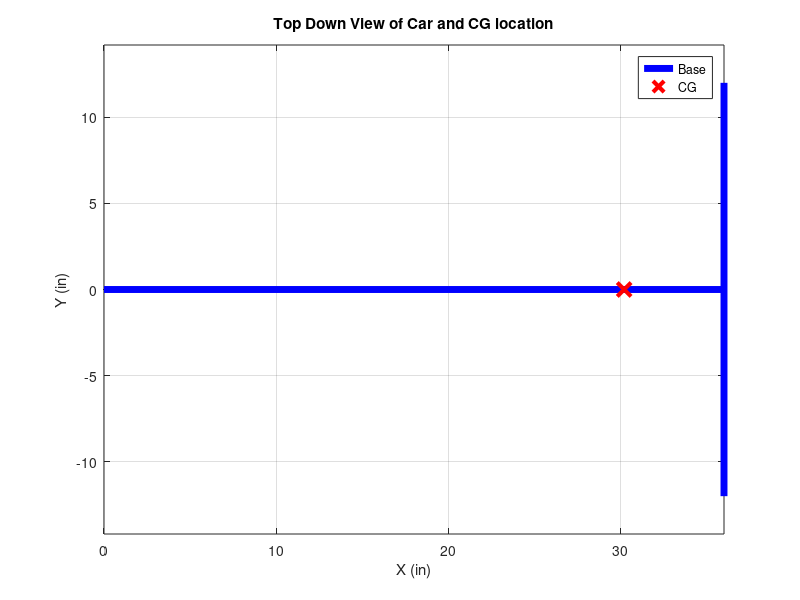
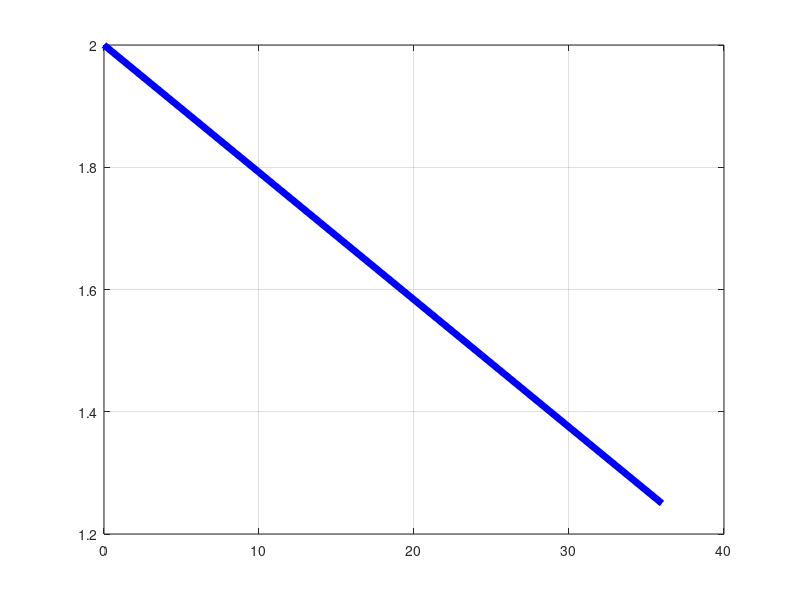

The MATLAB script that drew these images, in order: (Note: this script raises an error after producing the figures.)
%This script finds the maximum velocity vs heading of a landyacht based on:
%1. True wind speed
%2. Symmetric wing Lift/Drag correlations
%			a. Drag coefficient at zero angle of attack
%			b. Wing span, area & aspect ratio
%			c. Lift reduction after stall angle is reached
%3. Parasitic drag
%			a. Fuselage Drag
%			b. Crossbeam drag
%			c. Wheel rolling resistance
%4. Flipping criteria
%			a. Vehicle weight and geometry
%			b. Down force generation
%5. Side slipping
%			a. Available friction force
%			b. Down force generation
%6. Number of wings/sails
%7. Number of wheels (3 or 4)
%%%%%%%%%%%%%%%%%%%%%%%%%%%%%%%%%%%%%%%%%%%%%%%%%%%%%%%%%%%%%%%%%%%%%%%%%%%%%%%%
%MAIN VARIABLE DEFINITIONS
%all units are inches, pounds, seconds and radians unless otherwise stated
%phi = angle between true wind velocity and vehicle velocity
%theta = angle of wing(s) with respect to vehicle velocity (wing/sail trim)
%beta = angle between apparent wind and vehicle velocity
%alpha = angle of attack for wing(s) (alpha = beta - theta)
%V_TRUE = velocity of true wind
%vy = vehicle velocity relative to ground
%AR_WING = wing aspect ratio
%F_LIFT_WING = lift force on wing (perpendicular to apparent wind)
%F_DRAG_WING = drag force on wing (parallel to apparent wind)
%F_THRUST = net force "thrust" on vehicle in direction of vehicle velocity
%F_SIDE = sideways force on vehicle that causes slipping
%FLIP = a test value for flipping criteria, 0=no, 1=yes
%SLIP = a test value for slipping criteria, 0=no, 1=yes
%V_LIMIT = limiting yacht velocity when slipping and flipping criteria are ignored
%V_MAX = actual predicted maximum yacht velocity based on flip/slip criteria
%"CG" refers to center of gravity
%%%%%%%%%%%%%%%%%%%%%%%%%%%%%%%%%%%%%%%%%%%%%%%%%%%%%%%%%%%%%%%%%%%%%%%%%%%%%%%%

clear all;	%clear memory before running program
close all;

%%%%%%%%%%%%%%%%%%%%%%%%%%%%%%%%%%%%%%%%%%%%%%%%%%%%%%%%%%%%%%%%%%%%%%%%%%%%%%%%
%SINGLE VALUE PARAMETERS THAT REMAIN CONSTANT FOR ENTIRE SIMULATION
%Change these values to match your vehicle's geometry and configuration

%air properties and other constants
RHO_AIR = 1.175*10^-7;					%density of air (lb*sec^2/in^4)
MU_AIR = 2.7326*10^-8;					%viscosity of air (lb*sec/in^2)
g = 32.2;								%gravity (ft/sec^2)

%true wind speed
% V_TRUE_MPH = 20;						%true wind velocity (mph)
V_TRUE_MPH = 11.1847;					%true wind velocity (mph)
V_TRUE = V_TRUE_MPH*(528/360)*12;   	%true wind velocity (in/sec)

%wing properties (assuming symmetric section)
N_WING   = 1;                   %number of wings/sails
CD0_WING = 0.2;                 %wing drag coefficient at zero angle of attack
% S_WING   = 48;            	  %wing span (in) DEFAULT
S_WING   = 24;					%wing span (in)
% A_WING   = 250;				  %wing area (in^2) DEFAULT
A_WING   = S_WING*(6+12)/2;		%wing area (in^2)
% HCE      = 26;				%height of wing center of effort from ground (in)
HCE      = 10;					%height of wing center of effort from ground (in)
DIST_CE  = 5.8;                 %distance of center of effort from rear beam (in)
psi_deg  = 0;					%lean of mast from side stay slack (deg)
stall_deg = 18;					%wing stall angle- normally 16-20 deg (deg)
CL_DROP_FACTOR = 1.0;			%factor for exponetial lift dropoff after stall

psi = psi_deg*pi/180;           %lean of mast from side stay slack (rad)
stall = stall_deg*pi/180;		%stall angle (rad)
ARM_WING = HCE*cos(psi);		%moment arm for rig flipping moment (in)
C_WING = A_WING/S_WING;			%average wing chord length (in)
AR_WING = (S_WING^2)/A_WING;	%aspect ratio
CL_WING_MAX = 2*pi*sin(stall)/(1+2/AR_WING);	%maximum coefficient of lift before stall

%total yacht weight
% WEIGHT = 4.0;   %total vehicle weight including pilot (lb)
WEIGHT = 3.5;   %total vehicle weight including pilot (lb)
MASS = WEIGHT/g; % total vehicle mass (slug)

%fuselage/body properties
% AP_BODY = 10;       %total frontal fuselage projected area (in^2) DEFAULT
AP_BODY = 4.5;		%total frontal fuselage projected area (in^2)
CD_BODY = 0.5;		%vehicle fuselage drag coefficient 
% TRACK = 36;         %vehicle width/track (wheel center to center) (in) DEFAULT
TRACK = 24;			%vehicle width/track (wheel center to center) (in)
% WHEELBASE = 48;     %vehicle wheelbase (in)- only necessary for 3 wheel vehicle DEFAULT
WHEELBASE = 36;		%vehicle wheelbase (in)- only necessary for 3 wheel vehicle
% DIST_CG = 9;        %horizontal distance from CG to rear wheels (in)- only necessary for 3 wheels DEFAULT
DIST_CG = 5.8;		%horizontal distance from CG to rear wheels (in)- only necessary for 3 wheels
H_CG = 2;           %height of CG from ground

%wheel properties
N_WHEEL = 3;				%number of wheels
FRCT = 0.6745;				%coefficient of friction between wheels and road
% DIAM_WHEEL_FT = 3.0;        %front wheel diameter (in) DEFAULT
DIAM_WHEEL_FT = 2;          %front wheel diameter (in) 
% DIAM_WHEEL_RE = 4.0;        %rear wheel diameter (in) DEFAULT
DIAM_WHEEL_RE = 2.5;        %rear wheel diameter (in) DEFAULT
% B_WHEEL = 0.007;            %drag coefficient of rolling wheel, per wheel (lb/(rev/sec)) DEFAULT
B_WHEEL = 0.02;             %drag coefficient of rolling wheel, per wheel (lb/(rev/sec)) 
TURN_ANGLE_WHEEL_DEG = 45;  %angle between front wheel and body axis when turning
TURN_RADIUS = WHEELBASE/tan(TURN_ANGLE_WHEEL_DEG*pi/180); %turning radius
delta = atan2(DIST_CG,TURN_RADIUS); 
% ^^ angle between rear beam and the line connecting center of
%    turning radius and CG

% F_DRAG_WHEEL_MIN = 0.5;		%total rolling resistance at zero velocity (lbs) DEFAULT
F_DRAG_WHEEL_MIN = 0.1;		%total rolling resistance at zero velocity (lbs)
%for small models on wheels with bearings B_WHEEL is on the order of 0.010 lb/(rev/sec)
%for full sized landyachts B_WHEEL is on the order of 0.10 lb/(rev/sec)

%crossbeam properties (lift-drag relations are for a symmetric naca section)
W_BEAM = 24;					%width of crossbeam available for generating down force (in)
T_BEAM = 0.4;					%maximum thickness of crossbeam wing section (in)
C_BEAM = 2.0;					%average crossbeam chord length (in)
A_BEAM = C_BEAM*W_BEAM;			%foil surface area per crossbeam (in^2)
AP_BEAM = T_BEAM*W_BEAM;		%projected frontal beam area (in^2)
AR_BEAM = (W_BEAM^2)/A_BEAM;	%aspect ratio of crossbeam

%relations for symmetric airfoil crossbeam with constant angle of attack
gamma_deg = 0;                                  %crossbeam angle of attack for generating down force (deg)
gamma = gamma_deg*pi/180;                       %crossbeam angle of attack for generating down force (rad)
CD0_BEAM = 0.10;								%crossbeam drag coefficient at zero angle of attack
CL_BEAM = 2*pi*sin(gamma)/(1+2/AR_BEAM);		%crossbeam coefficient of lift
CD_BEAM = CD0_BEAM+((CL_BEAM^2)/(pi*AR_BEAM));	%crossbeam coefficient of drag
%END OF YACHT DATA ENTRY

%%%%%%%%%%%%%%%%%%%%%%%%%%%%%%%%%%%%%%%%%%%%%%%%%%%%%%%%%%%%%%%%%%%%%%%%%%%%%%%%
%PRE-LOOP CALCULATIONS
%CG/BEAM moment arm for righting moment calculation
if N_WHEEL == 4	%for a 4 wheeled symmetric yacht (track front = track rear)

    N_WHEEL_FT = 2;         %two front wheels
    N_WHEEL_RE = 2;			%two rear wheels
    zeta = 0;				%angle between flipping force and F_SIDE is zero (rad)
    ARM_CG = TRACK/2;		%cg moment arm for righting moment (in)
    ARM_BEAM = TRACK/2;		%beam moment arm for righting moment (in)
    N_BEAM = 2;				%number of crossbeams for down force generation (probably has 2 crossbeams)

elseif N_WHEEL == 3	%for a 3 wheeled symmetric yacht (2 wheels in rear)

    N_WHEEL_FT = 1;							%one front wheel
    N_WHEEL_RE = 2;							%two rear wheels
    zeta = atan((TRACK/2)/WHEELBASE);		%angle made between front wheel and each rear wheel (rad)
    ARM_CG = (WHEELBASE-DIST_CG)*sin(zeta);	%cg moment arm for righting moment (in)
    ARM_CE = (WHEELBASE-DIST_CE)*sin(zeta); %CE moment arm for righting moment (in)
    ARM_BEAM = (TRACK/2)*cos(zeta);			%beam moment arm for righting moment (in)
    N_BEAM = 1;								%number of crossbeams for down force generation (rear crossbeam only)
    
    % plot top down view
    figure()
    h(1) = plot([0 WHEELBASE], [0 0],'b','LineWidth',5); % plot wheel base
    hold on, grid on,
    h(2) = plot([WHEELBASE WHEELBASE], [-TRACK/2 TRACK/2],'b','LineWidth',5);
    h(3) = plot([WHEELBASE-DIST_CG],0,'rx','MarkerSize',10,'LineWidth',3);
    xlabel('X (in)'), ylabel('Y (in)')
    title('Top Down View of Car and CG location')
    legend([h(1), h(3)],'Base','CG','location','best')
    axis('equal')
    clear h;
    
    % plot side view
    figure()
    h(1) = plot([0 WHEELBASE], [DIAM_WHEEL_FT DIAM_WHEEL_RE/2],'b','LineWidth',5); % plot wheel base (approximate length)
    hold on, grid on,
    h(2) = circle(0,DIAM_WHEEL_FT/2,DIAM_WHEEL_FT/2); % draw front wheel
    h(3) = circle(WHEELBASE,DIAM_WHEEL_RE/2,DIAM_WHEEL_RE/2); % draw rear wheel
    title('Side View of Car')
    axis('equal')
    clear h;
end

%main program loop parameters/starting values
e = 0.050;		%error sensitivity for thrust equilibrium check (lbs)
dv = 0;			%initial value for velocity change (in/sec)
vy0 = 100;		%initial value for vehicle velocity (in/sec)
vy = vy0;		%assign initial value to vy (in/sec)
F_THRUST = 1;	%initial non-zero value for thrust force (lbs)

%define matrices PHI and THETA for main program loops
%for smoother plot make N_phi and N_theta larger (this will make the program take longer to run)
N_phi = 39;									%number of divisions in PHI
phi_max = pi;								%maximum phi = 180 degrees (pi rad)
PHI = [0:phi_max/N_phi:phi_max];			%vector phi in radians from head-to-wind to 180 degrees (rad)
P = N_phi+1;                                %number of loops to be made for varying phi
N_theta = 120;								%number of divisions in THETA
theta_max = pi/3;							%maximum theta to test during loop (rad)
THETA = [0:theta_max/N_theta:theta_max];	%define vector of wing angles from zero to 90 deg (rad)
T = N_theta+1;								%number of loops to be made for varying theta

%%%%%%%%%%%%%%%%%%%%%%%%%%%%%%%%%%%%%%%%%%%%%%%%%%%%%%%%%%%%%%%%%%%%%%%%%%%%%%%%
%BEGIN MAIN PROGRAM LOOP THROUGH ALL VALUES OF PHI
for p = 1:1:P		%loop for entire range of phi (all possible headings)

%     Steps_Remaining = P-p+1		%display number of steps remaining in loop to track progress
	phi = PHI(p);				%lookup value phi for this loop (rad)
    t = 1;						%initialize t counting variable

	while t <= T	%find VY_max for loop through for all values of theta
        
        %setup theta and vy for this value of t  
        theta=THETA(t);								%lookup current theta (rad)
        SIGN_F_THRUST = F_THRUST/abs(F_THRUST);		%find the sign of F_THRUST
        vy = vy + SIGN_F_THRUST*dv;					%increment/decrement guess for vehicle velocity (in/sec)

        %do calculations necessary to find net thrust
		if V_TRUE*cos(phi) + vy > 0			%if apparent wind is from bow
			beta = atan((V_TRUE*sin(phi))/(vy+V_TRUE*cos(phi)));						%calc beta for beta < pi/2 (rad)
        else								%if apparent wind is from stern
            beta = atan((V_TRUE*sin(phi-(pi/2))-vy)/(V_TRUE*cos(phi-(pi/2))))+pi/2;		%calc beta for beta > pi/2 (rad)
        end %end if 
        
        alpha = beta-theta;                                             %calc alpha - wing angle of attack (rad)
        V_APPARENT = sqrt((vy+V_TRUE*cos(phi))^2+(V_TRUE*sin(phi))^2);	%calc magnitude of apparent wind velocity (in/sec)
        V_FRONT = V_APPARENT*cos(beta);									%calc apparent wind velocity in direction of vehicle velocity (in/sec)
        SIGN_V_FRONT = cos(beta)/abs(cos(beta));						%direction of front component of apparent wind (+1 from bow, -1 from stern)
   	    
        %wing lift and drag with rough approximation to lift drop off after stall
        if alpha > stall %if angle of attack is greater than stall angle
            CL_WING = (CL_WING_MAX*exp(stall))*exp(-CL_DROP_FACTOR*alpha);  %calc reduced wing lift coefficient
            CD_WING = CD0_WING+((CL_WING^2)/(pi*AR_WING));				    %calc wing drag coefficient for this angle of attack
        else %if angle of attack is less than stall angle
            CL_WING = 2*pi*sin(alpha)/(1+2/AR_WING);					    %calc wing lift coefficient for this angle of attack
            CD_WING = CD0_WING+((CL_WING^2)/(pi*AR_WING));				    %calc wing drag coefficient for this angle of attack
        end	%end if loop
        
        AP_WING = A_WING*(1-((1-cos(psi))*alpha)/(pi/2));	%linear approximation to adjust effective wing area based on alpha and psi (in^2)
        
        %NOTE: when alpha is zero, AP_WING = A_WING, if alpha is 90 deg, AP_WING = A_WING*cos(psi)
        %this leads to the linear approximation: AP_WING = A_WING*(1-((1-cos(psi))*alpha)/(pi/2));
        F_LIFT_WING = N_WING*0.5*CL_WING*RHO_AIR*(V_APPARENT^2)*AP_WING;	%calc total wing lift force (lbs)
        F_DRAG_WING = N_WING*0.5*CD_WING*RHO_AIR*(V_APPARENT^2)*AP_WING;	%calc total wing drag force (lbs)
      
        %yacht/fuselage drag (not including crossbeams)
        F_DRAG_BODY = SIGN_V_FRONT*0.5*CD_BODY*RHO_AIR*(V_FRONT^2)*AP_BODY;	%calc fuselage drag force (lbs)
        
        %crossbeam lift (down force) and drag
    	if SIGN_V_FRONT == 1 %for apparent wind from bow
            F_LIFT_BEAM = N_BEAM*0.5*CL_BEAM*RHO_AIR*(V_FRONT^2)*A_BEAM;	%calc total crossbeam lift force (lbs)
            F_DRAG_BEAM = N_BEAM*0.5*CD_BEAM*RHO_AIR*(V_FRONT^2)*A_BEAM;	%calc total crossbeam drag force (lbs)
        else %for apparent wind from stern
            F_LIFT_BEAM = 0;                                				%crossbeam generates zero lift
            F_DRAG_BEAM = -2*N_BEAM*0.5*CD_BEAM*RHO_AIR*(V_FRONT^2)*A_BEAM;	%calc total crossbeam drag force (lbs)
        end	%end if loop
    
        %wheel drag (rolling viscous friction)
        RPS_WHEEL_FT = vy/(pi*DIAM_WHEEL_FT);										%calc front wheel rev per sec (rps)
        RPS_WHEEL_RE = vy/(pi*DIAM_WHEEL_RE);										%calc rear wheel rev per sec (rps)
        F_DRAG_WHEEL = B_WHEEL*(N_WHEEL_FT*RPS_WHEEL_FT + N_WHEEL_RE*RPS_WHEEL_RE);	%calc total wheel drag force (lbs)
        F_DRAG_WHEEL = max(F_DRAG_WHEEL,F_DRAG_WHEEL_MIN);          				%use minimum wheel rolling resistance for low speeds (lbs)

        %sum up all forward thrust forces
        F_SIDE = F_LIFT_WING*cos(beta)*cos(psi)+F_DRAG_WING*sin(beta);		%calc sideways sliding force (lbs)
        F_THRUST = F_LIFT_WING*sin(beta)*cos(psi)-F_DRAG_WING*cos(beta)-F_DRAG_BODY-F_DRAG_BEAM-F_DRAG_WHEEL;	%calc net thrust force (lbs)
    
        %SLIP/FLIP required quantities (righting/flipping moment and side friction)
        F_DOWN = WEIGHT + F_LIFT_BEAM + F_LIFT_WING*sin(psi);   %total down force from crossbeam and wing (lb)
        M_RIGHT = WEIGHT*ARM_CG + F_LIFT_BEAM*ARM_BEAM ...
                  + F_LIFT_WING*sin(psi)*ARM_CE;				%available righting moment (in*lb)
        F_FLIP = F_SIDE*cos(zeta) + F_THRUST*sin(zeta);			%component of rig force perpendicular to supporing wheels (lbs)
        M_FLIP = F_FLIP*ARM_WING;								%flipping moment from rig (in*lb)
        F_FRICT = F_DOWN*FRCT;									%total available sideways friction force (lbs)
        
        A_CENTRI = vy^2/TURN_RADIUS; %centrifugal acceleration(in/sec^2)
        A_CENTRI_FPS = A_CENTRI/12;
        M_FLIP_TURN = F_FLIP*ARM_WING+MASS*A_CENTRI_FPS*H_CG*cos(abs(zeta-delta));
        %END OF ALL FORCE AND MOMENT CALCULATIONS FOR THIS LOOP

        %scale velocity step change for next loop
        X = 10;						%scale factor for calculating dv
        dv = X*abs(F_THRUST);		%scale velocity change by F_THRUST (if X is too large loop becomes unstable)
		
        %perform slip criteria calculations
  		if F_SIDE > F_FRICT	%if side sliding force from rig exceeds available friction force
			SLIP(t) = 1;		%set SLIP to 1 (yes)
		else				%if friction is greater than sliding force
			SLIP(t) = 0;		%set SLIP to 0 (no)
		end	%end SLIP if loop
        
		%perform flip criteria calculations
		if M_FLIP > M_RIGHT	 %if flipping moment from rig exceeds available righting moment
			FLIP(t) = 1;            %set FLIP to 1 (yes)
        else			     %if righting moment is greater than flipping moment
			FLIP(t) = 0;			%set FLIP to 0 (no)
		end	%end FLIP if loop
		
        if M_FLIP_TURN > M_RIGHT
            FLIP_TURN(t) = 1;
        else
            FLIP_TURN(t) = 0;
        end
        
        %check for positive thrust force near zero, if so go to next theta value
		if vy > 0 & alpha > 0		%only continue for loops that lead to positive velocity and angle of attack
			if abs(F_THRUST) < e	%if thrust is close to zero (lbs)
                VY(t) = vy;			%store final value of vehicle speed from this loop (in/sec) 
        		t = t+1;			%increment t to calculate vehicle speed for next theta
     		end 	  				%end thrust check if loop
        else %if yacht velocity or angle of attack is not positive
     		VY(t) = 0;				%assign this velocity to zero (do not keep track of negative velocities)
            t = t+1;				%increment t to calculate vehicle speed for next theta
            vy = vy0;				%reset initial velocity guess
        end	%end else loop
        
    end	%end of while  t <= T loop
	
    %truncate VY matrix to remove infinite element
    V_LIMIT(p) = max(VY); %store V_LIMIT vector as maximum velocity before SLIP and FLIP are considered (in/sec)
	
    %change all velocity entries to zero if SLIP or FLIP = 1 (yes)
    for z = 1:1:T %loop through entire matrix for each theta
 		if (SLIP(z) + FLIP(z) +FLIP_TURN(z) > 0)	%if FLIP or SLIP = 1 (yes)
  	  		VY(z) = 0;	%set this velocity element to zero
     	end	%end if loop
    end	%end for loop
    
    %store theta that corresponds to this VMAX
    V_MAX(p) = max(VY);			%store maximum velocity found for this angle phi to VMAX(p)
	q = 1;						%initialize counting var q = 1
    while VY(q) ~= V_MAX(p)		%while VY_TRUNK(q) not equal VMAX
        q = q+1;				%increment q until VY_TRUNK(q) = VMAX(p)
	end							%end while loop
    THETA_MAX(p) = THETA(q);	%store theta that corresponds to VMAX(p) (rad)
    
end %end of "for 1:1:P" loop
%END MAIN PROGRAM LOOP

%%%%%%%%%%%%%%%%%%%%%%%%%%%%%%%%%%%%%%%%%%%%%%%%%%%%%%%%%%%%%%%%%%%%%%%%%%%%%%%%
%ORGANIZE DATA INTO MAXIMUM SPEED INFORMATION
TOP_SPEED_IN_SEC = max(V_MAX);					%store top speed in in/sec (in/sec)
TOP_SPEED_FT_SEC = TOP_SPEED_IN_SEC/12;			%convert top speed to ft/sec (ft/sec)
TOP_SPEED_MPH = TOP_SPEED_FT_SEC*(360/528);		%convert top speed to mph (mph)
V_LIMIT_MPH = (V_LIMIT/12)*(360/528);			%convert limit speed to mph (mph)
V_MAX_FT_SEC = V_MAX/12;						%convert maximum speed matrix to mph (ft/sec)
V_MAX_MPH = (V_MAX_FT_SEC)*(360/528);			%convert maximum speed matrix to mph (mph)

for j= 1:1:P-1							%loop through all of matrix V_MAX
   if V_MAX(j) == TOP_SPEED_IN_SEC		%look for entry of maximum velocity
      J = j;							%if this is that entry, save entry number
   end									%end if loop
end										%end for loop

THETA_TOP_SPEED_RAD = THETA_MAX(J);					%store theta that corresponds to TOP_SPEED_MPH (rad)
PHI_TOP_SPEED_RAD   = PHI(J);						%store phi that corresponds to TOP_SPEED_MPH (rad)
THETA_TOP_SPEED_DEG = THETA_TOP_SPEED_RAD*180/pi;	%convert to degrees (deg)
PHI_TOP_SPEED_DEG   = PHI_TOP_SPEED_RAD*180/pi;     %convert to degrees (deg)
%plot velocity results in polar coordinates
RHO_MAX = 3*ceil(max(V_LIMIT_MPH)/3);				%get maximum radius in whole numbers divisible by 3

MP = 1;												%subplot dimension
NP = 1;												%subplot dimension

figure()
subplot(MP,NP,1),polar(0,RHO_MAX);					%create polar plot with whole number scale
subplot(MP,NP,1),hold;								%hold plot so data can be plotted
subplot(MP,NP,1),polar(PHI,V_LIMIT_MPH,'ro--');		%polar plot limit velocity vs phi in red
subplot(MP,NP,1),polar(-PHI,V_LIMIT_MPH,'ro--');	%polar plot limit velocity vs -phi (mirror image)
subplot(MP,NP,1),polar(PHI,V_MAX_MPH,'bx-'); 		%polar plot maximum velocity vs phi in blue
subplot(MP,NP,1),polar(-PHI,V_MAX_MPH,'bx-');		%polar plot maximum velocity vs -phi (mirror image)
%subplot(MP,NP,1),title('Polar Vel. Plot (mph)');	%title plot
subplot(MP,NP,1),hold;								%release plot to return to default condition
% legend('Blue','Red')

%display desired values
TOP_SPEED_MPH = round(TOP_SPEED_MPH)				%round and print maximum velocity (mph)
PHI_TOP_SPEED_DEG = round(PHI_TOP_SPEED_DEG)		%round and print phi for TOP SPEED (deg)
THETA_TOP_SPEED_DEG = round(THETA_TOP_SPEED_DEG)	%round and print theta for TOP SPEED (deg)


%calculate best angle to move forward (assume no slipping or tipping)
d = 14; %(ft) course length
T_COURSE = d*12./(V_LIMIT.*cos(PHI));

figure()
plot(PHI(1:18)*180/pi,T_COURSE(1:18)), hold on, grid on
title('Course Completion Time vs Heading','fontweight','bold')
xlabel('Heading Angle (deg)','fontweight','bold'), ylabel('time(sec)','fontweight','bold')


%%%%%%%%%%%%%%%%%%%%%%%%%%%%%%%%%%%%%%%%%%%%%%%%%%%%%%%%%%%%%%%%%%%%%%%%%%%%%%%%
%END MAIN PROGRAM
%BEGIN POST LOOP CALCULATIONS FOR STORING & DISPLAYING OTHER RELEVANT INFO

%%%%%%%%%%%%%%%%%%%%%%%%%%%%%%%%%%%%%%%%%%%%%%%%%%%%%%%%%%%%%%%%%%%%%%%%%%%%%%%%

%CALCULATE APPROXIMATE TIME REQUIRED TO REACH 95% of TOP SPEED IGNORING SLIP/FLIP CRITERIA
phi = PHI_TOP_SPEED_RAD;		%heading for top speed
theta = THETA_TOP_SPEED_RAD;	%wing angle at top speed
vy = 88;						%begin at 5 mph yacht velocity
dt = 0.2;						%time increment (sec)
TIME_MAX = 60*10;				%maximum time before loop is cut off (sec)
time = 0;						%start at time = zero

while vy < 0.95*TOP_SPEED_IN_SEC & time < TIME_MAX	%keep looping until vy is 95% of top speed
	
    if V_TRUE*cos(phi) + vy > 0		%if apparent wind is from bow
		beta = atan((V_TRUE*sin(phi))/(vy+V_TRUE*cos(phi)));								%calc beta for beta < pi/2 (rad)
    else																									%if apparent wind is from stern
	   beta = atan((V_TRUE*sin(phi-(pi/2))-vy)/(V_TRUE*cos(phi-(pi/2))))+pi/2;		%calc beta for beta > pi/2 (rad)
    end																									%end if loop
    
    alpha = beta-theta;															%calc alpha - wing angle of attack (rad)
    V_APPARENT = sqrt((vy+V_TRUE*cos(phi))^2+(V_TRUE*sin(phi))^2);	%calc magnitude of apparent wind velocity (in/sec)
	V_FRONT = V_APPARENT*cos(beta);											%calc apparent wind velocity in direction of vehicle velocity (in/sec)
  	SIGN_V_FRONT = cos(beta)/abs(cos(beta));								%direction of front component of apparent wind (+1 from bow, -1 from stern)
    
    %wing lift and drag with rough approximation to lift drop off after stall
    if alpha > stall					 												%if angle of attack is less than stall angle
    	CL_WING = (CL_WING_MAX*exp(stall))*exp(-CL_DROP_FACTOR*alpha);	%calc reduced wing lift coefficient
        CD_WING = CD0_WING+((CL_WING^2)/(pi*AR_WING));					%calc wing drag coefficient for this angle of attack
    else																%if angle of attack is greter than stall angle
     	CL_WING = 2*pi*sin(alpha)/(1+2/AR_WING);						%calc wing lift coefficient for this angle of attack
        CD_WING = CD0_WING+((CL_WING^2)/(pi*AR_WING));					%calc wing drag coefficient for this angle of attack
    end																	%end if loop
    
    AP_WING = A_WING*(1-((1-cos(psi))*alpha)/(pi/2));					%linear approximation to adjust projected wing area based on alpha and psi (in^2)
    %NOTE: when alpha is zero, AP_WING = A_WING, if alpha is 90 deg, AP_WING = A_WING*cos(psi)
    %this leads to the linear approximation: AP_WING = A_WING*(1-((1-cos(psi))*alpha)/(pi/2));
    F_LIFT_WING = N_WING*0.5*CL_WING*RHO_AIR*(V_APPARENT^2)*AP_WING;	    %calc total wing lift force (lbs)
	F_DRAG_WING = N_WING*0.5*CD_WING*RHO_AIR*(V_APPARENT^2)*AP_WING;	%calc total wing drag force (lbs)
    %yacht/fuselage drag (not including crossbeams)
    F_DRAG_BODY = SIGN_V_FRONT*0.5*CD_BODY*RHO_AIR*(V_FRONT^2)*AP_BODY;	%calc fuselage drag force (lbs)
    %crossbeam lift (down force) and drag
    if SIGN_V_FRONT == 1												%for apparent wind from bow
	    F_LIFT_BEAM = N_BEAM*0.5*CL_BEAM*RHO_AIR*(V_FRONT^2)*A_BEAM;	%calc total crossbeam lift force (lbs)
        F_DRAG_BEAM = N_BEAM*0.5*CD_BEAM*RHO_AIR*(V_FRONT^2)*A_BEAM;	%calc total crossbeam drag force (lbs)
    else
        F_LIFT_BEAM = 0;
        F_DRAG_BEAM = -2*N_BEAM*0.5*CD_BEAM*RHO_AIR*(V_FRONT^2)*A_BEAM;	%calc total crossbeam drag force (lbs)
    end
    
    %wheel drag (rolling viscous friction)
    RPS_WHEEL_FT = vy/(pi*DIAM_WHEEL_FT);                                       %calc front wheel rev per sec (rps)
    RPS_WHEEL_RE = vy/(pi*DIAM_WHEEL_RE);										%calc rear wheel rev per sec (rps)
    F_DRAG_WHEEL = B_WHEEL*(N_WHEEL_FT*RPS_WHEEL_FT + N_WHEEL_RE*RPS_WHEEL_RE);	%calc wheel drag force (lbs)
    F_DRAG_WHEEL = max(F_DRAG_WHEEL,F_DRAG_WHEEL_MIN);							%use minimum wheel rolling resistance for low speeds (lbs)
	
    %sum up all forward thrust forces
    F_THRUST = F_LIFT_WING*sin(beta)*cos(psi)-F_DRAG_WING*cos(beta)-F_DRAG_BODY-F_DRAG_BEAM-F_DRAG_WHEEL;	%calc net thrust force (lbs)
    ACCEL_G = F_THRUST/WEIGHT;		%calculate acceleration (g's)
	ACCEL_IN_SEC = ACCEL_G*g*12;	%acceleration in (in/sec^2)
    vy = vy + dt*ACCEL_IN_SEC;		%increase velocity based on acceleration and time step (in/sec)
    time = time + dt;				%increment time by one time step (sec)

end

if time < TIME_MAX
    TIME_TO_TOP_SPEED_SEC = time;								%time to top speed (sec)
	TIME_TO_TOP_SPEED_MIN = TIME_TO_TOP_SPEED_SEC/60;			%time to top speed (min)
	TIME_TO_TOP_SPEED_MIN = round(10*TIME_TO_TOP_SPEED_MIN)/10	%display time (min)
else
   disp('Accleration calc failed')
end

%%%%%%%%%%%%%%%%%%%%%%%%%%%%%%%%%%%%%%%%%%%%%%%%%%%%%%%%%%%%%%%%%%%%%%%%%%%%%%%%
%CALCULTE & STORE RELEVANT PARAMETERS AT FULL SPEED FOR ALL HEADINGS
for p = 1:1:P	%loop for entire range of phi (all possible headings)
	vy = V_MAX(p);		%top speed (in/sec)
    phi = PHI(p);		%heading (rad)
    
    %do calculations necessary to find net thrust
	if vy > 0 %only proceed for non zero velocities
        if V_TRUE*cos(phi) + vy > 0										%if apparent wind is from bow
			BETA(p) = atan((V_TRUE*sin(phi))/(vy+V_TRUE*cos(phi)));		%calc beta for beta < pi/2 (rad)
        else %if apparent wind is from stern
            BETA(p) = atan((V_TRUE*sin(phi-(pi/2))-vy)/(V_TRUE*cos(phi-(pi/2))))+pi/2;	%calc beta for beta > pi/2 (rad)
        end %end if loop
        
        ALPHA(p) = BETA(p)-THETA_MAX(p);                                    %calc alpha (rad)
		V_APPARENT(p) = sqrt((vy+V_TRUE*cos(phi))^2+(V_TRUE*sin(phi))^2);   %calc magnitude of apparent wind velocity (in/sec)
		V_FRONT = V_APPARENT(p)*cos(BETA(p));                               %calc apparent wind velocity along vehicle velocity direction (in/sec)
	  	SIGN_V_FRONT = cos(BETA(p))/abs(cos(BETA(p)));                      %direction of front component of apparent wind (+1 from bow, -1 from stern)
        
        %wing lift and drag with rough approximation to lift drop off after stall
        if ALPHA(p) > stall				 													%if angle of attack is less than stall angle
            CL_WING = (CL_WING_MAX*exp(stall))*exp(-CL_DROP_FACTOR*ALPHA(p));	%calc reduced wing lift coefficient
            CD_WING = CD0_WING+((CL_WING^2)/(pi*AR_WING));							%calc wing drag coefficient for this angle of attack
        else																						%if angle of attack is greter than stall angle
            CL_WING = 2*pi*sin(ALPHA(p))/(1+2/AR_WING);								%calc wing lift coefficient for this angle of attack
            CD_WING = CD0_WING+((CL_WING^2)/(pi*AR_WING));							%calc wing drag coefficient for this angle of attack
        end																						%end if loop
        
        AP_WING = A_WING*(1-((1-cos(psi))*ALPHA(p))/(pi/2));							%linear approximation to adjust projected wing area based on alpha and psi (in^2)
		F_LIFT_WING(p) = N_WING*0.5*CL_WING*RHO_AIR*(V_APPARENT(p)^2)*AP_WING;	%calc total wing lift force (lbs)
		F_DRAG_WING(p) = N_WING*0.5*CD_WING*RHO_AIR*(V_APPARENT(p)^2)*AP_WING;	%calc total wing drag force (lbs)
        
        %yacht/fuselage drag (not including crossbeams)
		F_DRAG_BODY(p) = SIGN_V_FRONT*0.5*CD_BODY*RHO_AIR*(V_FRONT^2)*AP_BODY;	%calc fuselage drag force (lbs)
		
        %crossbeam lift (down force) and drag
        if SIGN_V_FRONT == 1																		%for apparent wind from bow
            F_LIFT_BEAM(p) = N_BEAM*0.5*CL_BEAM*RHO_AIR*(V_FRONT^2)*A_BEAM;		%calc total crossbeam lift force (lbs)
            F_DRAG_BEAM(p) = N_BEAM*0.5*CD_BEAM*RHO_AIR*(V_FRONT^2)*A_BEAM;		%calc total crossbeam drag force (lbs)
        else
            F_LIFT_BEAM(p) = 0;
            F_DRAG_BEAM(p) = -2*N_BEAM*0.5*CD_BEAM*RHO_AIR*(V_FRONT^2)*A_BEAM;	%calc total crossbeam drag force (lbs)
        end
        
        %wheel drag (rolling viscous friction)
        RPS_WHEEL_FT = vy/(pi*DIAM_WHEEL_FT);															%calc front wheel rev per sec (rps)
        RPS_WHEEL_RE = vy/(pi*DIAM_WHEEL_RE);															%calc rear wheel rev per sec (rps)
        F_DRAG_WHEEL(p) = B_WHEEL*(N_WHEEL_FT*RPS_WHEEL_FT + N_WHEEL_RE*RPS_WHEEL_RE);	%calc wheel drag force (lbs)
        F_DRAG_WHEEL(p) = max(F_DRAG_WHEEL(p),F_DRAG_WHEEL_MIN);									%use minimum wheel rolling resistance for low speeds (lbs)
		
        %sum up all forward (thrust) and sideways (slide) forces
		F_THRUST(p) = F_LIFT_WING(p)*sin(BETA(p))*cos(psi)-F_DRAG_WING(p)*cos(BETA(p))-F_DRAG_BODY(p)-F_DRAG_BEAM(p)-F_DRAG_WHEEL(p);		%calc net thrust force (lbs)
		F_SIDE(p) = F_LIFT_WING(p)*cos(BETA(p))*cos(psi)+F_DRAG_WING(p)*sin(BETA(p));						%calc sideways sliding force (lbs)
	else																					%if vy is zero, then set all stored values to zero
        BETA(p) = 0;
        ALPHA(p) = 0;
        V_APPARENT(p) = 0;
		F_LIFT_WING(p) = 0;
		F_DRAG_WING(p) = 0;
		F_DRAG_BODY(p) = 0;
		F_LIFT_BEAM(p) = 0;
		F_DRAG_BEAM(p) = 0;
		F_DRAG_WHEEL(p) = F_DRAG_WHEEL_MIN;
		F_THRUST(p) = 0;
		F_SIDE(p) = 0;
    end %end if loop
end																					%end for loop

%print out desired values
REYNOLDS = RHO_AIR*C_WING*V_APPARENT/MU_AIR;								%Reynolds number
APPARENT_WIND_SPEED_MPH = round(V_APPARENT*(360/528)/12);			%apparent wind speed (mph)
DOWN_FORCE_LB = round(10*(F_LIFT_BEAM))/10;								%down force from crossbeam (lbs)
SIDE_FORCE_LB = round(10*F_SIDE)/10;										%sliding force (lbs)
BODY_AERO_DRAG_LB = round(10*(F_DRAG_BODY + F_DRAG_BEAM))/10;		%total body aerodynamic drag (mph)
WHEEL_DRAG_LB = round(10*F_DRAG_WHEEL)/10;								%wheel drag (lbs)
RIG_LIFT_LB = round(10*F_LIFT_WING)/10;									%total rig lift (lbs)
RIG_DRAG_LB = round(10*F_DRAG_WING)/10;									%total rig drag (lbs)
PHI_DEG = PHI*180/pi;															%convert PHI to degrees
ALPHA_DEG = ALPHA*180/pi;														%convert ALPHA to degrees
BETA_DEG = BETA*180/pi;															%convert BETA to degrees
THETA_MAX_DEG = THETA_MAX*180/pi;											%convert THETA_MAX to degrees

%plot angular info (change NP to 2 to use this plot)
%subplot(MP,NP,2),plot(PHI_DEG,BETA_DEG,'k');				%plot apparent wind angle v. phi
%subplot(MP,NP,2),hold;										%hold plot
%subplot(MP,NP,2),plot(PHI_DEG,THETA_MAX_DEG,'b');			%plot wing trim angle angle v. phi
%subplot(MP,NP,2),plot(PHI_DEG,ALPHA_DEG,'r');				%plot angle of attack wind angle v. phi
%subplot(MP,NP,2),title('BETA, THETA MAX & ALPHA');			%title plot
%subplot(MP,NP,2),hold;										%hold plot

%%%%%%%%%%%%%%%%%%%%%%%%%%%%%%%%%%%%%%%%%%%%%%%%%%%%%%%%%%%%%%%%%%%%%%%%%%%%%%%%
%END OF PROGRAM
